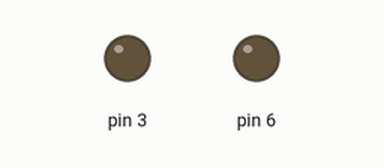
A sketch run on a simulated Arduino Uno, built with avr-gcc and run on an emulated ATmega328P. Shown: output pins drawn as LEDs (lit = HIGH).

Above: at 0.05 s.
At 9.95 s:
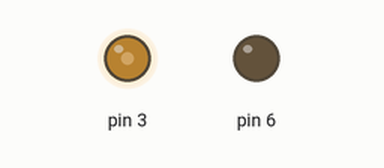
At 19.95 s:
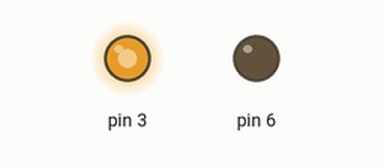
At 39.85 s:
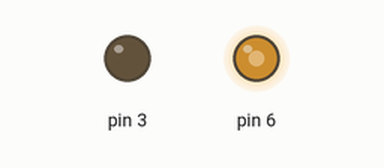
Timing chart, 0 to 40.0 s (numbered marks = the images above):
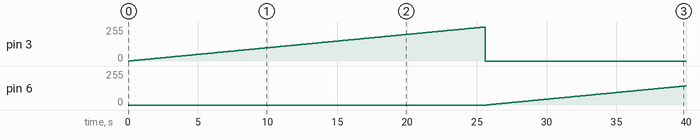

Measured:
- by itself, pin 3: rises from 0/255 to 255/255 in 25.4 s, then falls to 0/255 in 0.10 s
- by itself, pin 6: moves from 0/255 to 143/255 over 14.2 s

The sketch:

RGB_LED.ino
```cpp
void setup() {
  //for analogWrite use only PWM pins and initialization is not must
}
void loop() {
  //PWM for RED
  for (int i = 0; i <= 255; i++) {
    analogWrite(3, i);
    delay(100);
  }
  analogWrite(3, 0); //Making RED pin to zero(off state)
  //PWM for BLUE
  for (int i = 0; i <= 255; i++) {
    analogWrite(6, i);
    delay(100);
  }
  analogWrite(6, 0); //Making BLUE pin to zero(off state)
  //PWM for GREEN
  for (int i = 0; i <= 255; i++) {
    analogWrite(5, i);
    delay(100);
  }
  analogWrite(5, 0);//Making GREEN pin to zero(off state)
}
```
